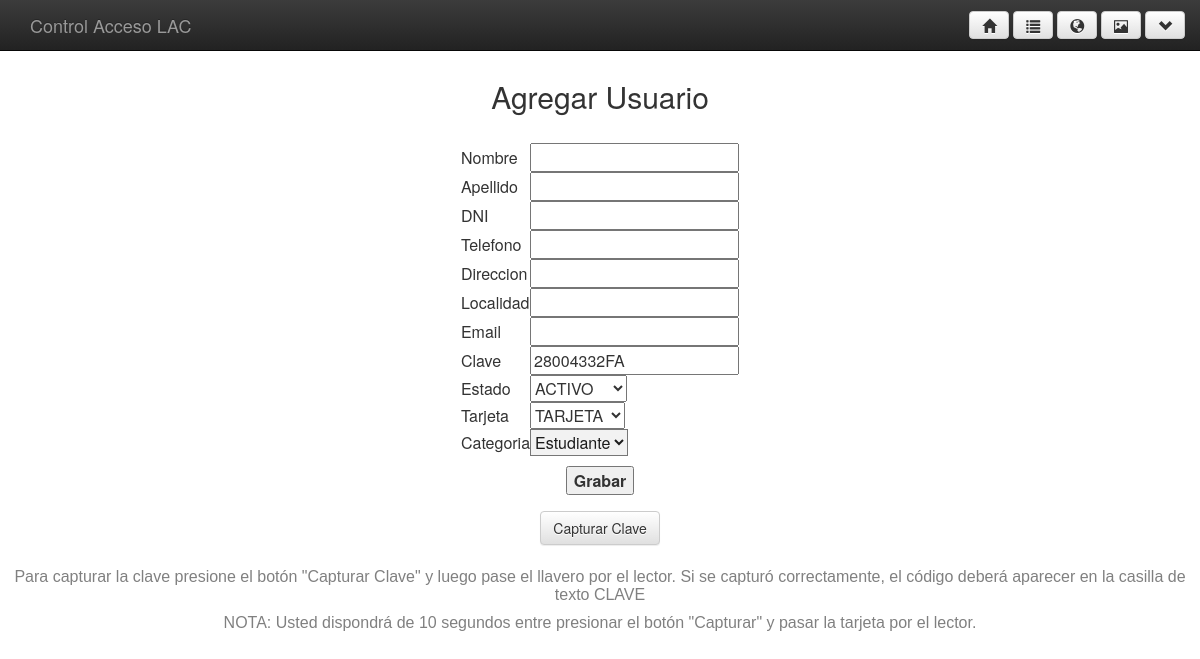
The page /capturar on the database as committed earlier.
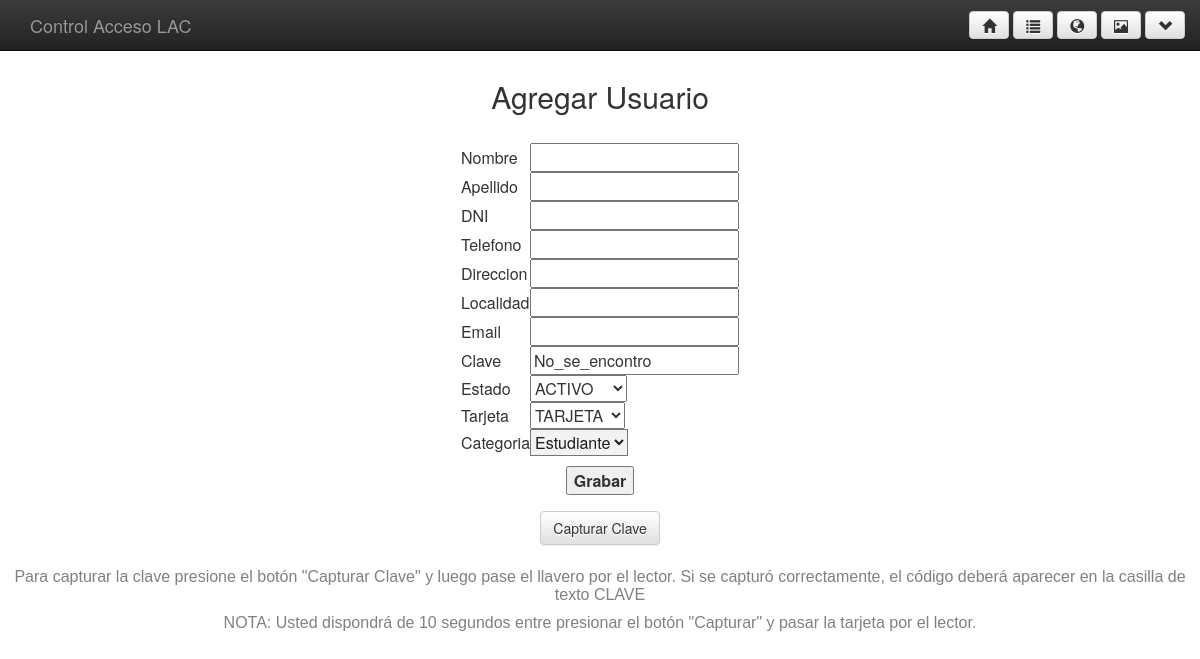
The same page on the database as committed later.
### control/models.py (models this page shows)
class Captura_clave(models.Model):
    clave_captura = models.CharField(max_length=50)
    lugar_captura = models.CharField(max_length=50)

### control/views.py (the view)
# urls.py: url(r'^capturar', 'control.views.capturar'),
def capturar(request):
    identPersonals = Personal_dj.objects.all()
    code = "" #Esta funcion es para capturar la clave de una tarjeta
    flag = 0
    while (code == "" and flag < 10):
        try:
            codes = Captura_clave.objects.get(id=1)
            code = codes.clave_captura #Si la clave es capturada se guarda en la BD y de aca lee
        except:
            flag += 1 #Si no se captura salta error y vuelve a intentar hasta 10 intentos
            time.sleep(1)
    if code == "": #Si no se encontro la clave, se advierte
        code = "No_se_encontro"
    return render(request, 'agregarUsuario.html', {'identPersonals':identPersonals, 'clave': code})

### login/templates/agregarUsuario.html (shortened to what this page needs)
{% include "base2.html" %}
<center><h2>Agregar Usuario</h2></center>
<html>
<head>
</head>
<body>
<table >
<th>
<div >
<form action="/agregarUsuario" method="POST" onsubmit="return validacion(this)">{% csrf_token %}
<table  align="center">
<tr><td>Nombre</td><td>  <input type="text"  name="nombre"></td></tr>
<tr><td>Apellido</td><td>  <input   type="text"  name="apellido"></td></tr>
<tr><td>DNI</td><td>  <input  align="right"  type="text"  name="dni"></td></tr>
<tr><td>Telefono</td><td>  <input   type="text"  name="telefono"></td></tr>
<tr><td>Direccion</td><td>  <input   type="text"  name="direccion"></td></tr>
<tr><td>Localidad</td><td>  <input   type="text"  name="localidad"></td></tr>
<tr><td>Email</td><td>  <input   type="text"  name="email"></td></tr>
<tr><td>Clave</td><td> <input   type="text"  name="clave" id="clave" value={{clave}}></td></tr>
<tr><td>Estado</td><td>  <select name="estado">
<option value="ACTIVO">ACTIVO</option>
</td></tr>
<tr><td>Tarjeta</td><td>  <select name="tarjeta">
<option value="TARJETA">TARJETA</option>
</td></tr>
<tr><td>Categoria</td><td> <select id="cmbPersonal" name="categoria" style="background-color:#F2F2F2;color:#1C1C1C;">
   {% for identPersonal in identPersonals %}
        {% if identPersonal.id == namePersonal.id %}
        <option value={{identPersonal.id}} selected> {{identPersonal.identificacion_personal}} </option>
        {% else %}
    <option value={{identPersonal.id}} > {{identPersonal.identificacion_personal}} </option>
    {% endif%}
    {% endfor %}
</select>
</table>
<p align="center"><input type="submit" value="Grabar" style="margin-top:10px"></p>
</form>
<a href="/capturar">
       <center> <input type="submit" value="Capturar Clave" class="btn btn-default" ></center>
    </a>
    <br>
</div>
</th>
<tr>
<td colspan="2" >
     <center><FONT FACE="arial" SIZE=3 COLOR=grey align="center" >Para capturar la clave presione el botón "Capturar Clave" y luego pase el llavero por el lector. Si se capturó correctamente, el código deberá aparecer en la casilla de texto CLAVE
<span><p><p>NOTA: Usted dispondrá de 10 segundos entre presionar el botón "Capturar" y pasar la tarjeta por el lector.</span></p></p></font></center>
</td>
</tr>
</body>
</html>

Rows that differ between the two databases and show on the page:
removed Captura_clave: clave "28004332FA"
Other text that changed with them:
form field clave: (not shown) → "No_se_encontro"
